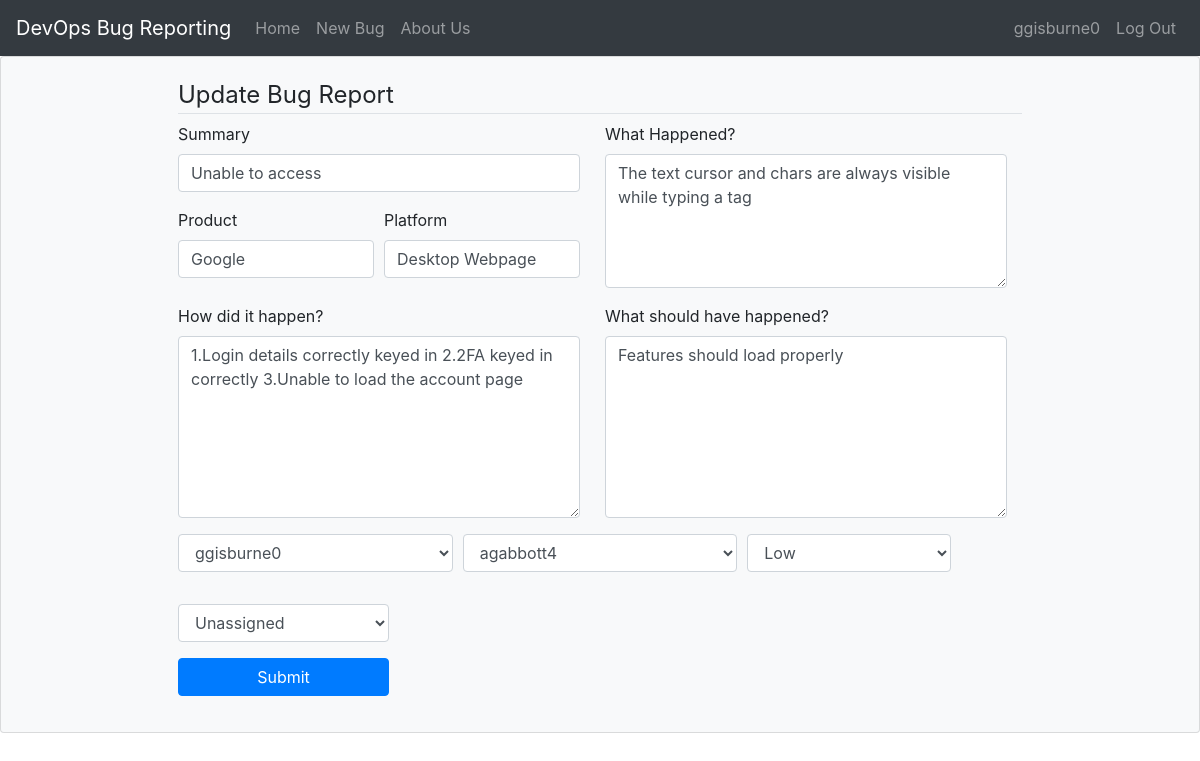
Page /bug/47/update (signed in) on the committed database.
### devops/models.py (models this page shows, shortened)
class User(db.Model, UserMixin):
    id = db.Column(db.Integer, primary_key=True)
    username = db.Column(db.String(20), unique=True, nullable=False)
    email = db.Column(db.String(120), unique=True, nullable=False)
    password = db.Column(db.String(60), nullable=False)
    role = db.Column(db.String(20), nullable=False)
    bugs = db.relationship('Bug', primaryjoin="User.id==Bug.user_id", backref="author")
    assigned_to = db.relationship('Bug', primaryjoin="User.id==Bug.developer_id", backref="assigned_to")
    reviewed_by = db.relationship('Bug', primaryjoin="User.id==Bug.reviewer_id", backref="reviewed_by")

class Bug(db.Model):
    id = db.Column(db.Integer, primary_key=True)
    summary = db.Column(db.String(200), nullable=False)
    date_posted = db.Column(db.DateTime, nullable=False, default=local_time(datetime.utcnow()))
    product = db.Column(db.String(50), nullable=False)
    platform = db.Column(db.String(50), nullable=False)
    whatHappen = db.Column(db.Text, nullable=False)
    howHappen = db.Column(db.Text, nullable=False)
    shouldHappen = db.Column(db.Text, nullable=False)
    status = db.Column(db.String(20), nullable=False)
    priority = db.Column(db.String(10), nullable=False)
    user_id = db.Column(db.Integer, db.ForeignKey('user.id'), nullable=False)
    developer_id = db.Column(db.Integer, db.ForeignKey('user.id'), nullable=True)
    reviewer_id = db.Column(db.Integer, db.ForeignKey('user.id'), nullable=True)
    user = db.relationship("User", foreign_keys=[user_id])
    developer = db.relationship("User", foreign_keys=[developer_id])
    reviewer = db.relationship("User", foreign_keys=[reviewer_id])
    comments = db.relationship('Comment', primaryjoin="Bug.id==Comment.bug_id", backref="Comment")

### devops/routes.py (the view)
@app.route("/bug/<int:bug_id>/update", methods=['GET', 'POST'])
@login_required
def update_bug(bug_id):
    avail_developer_list = User.query.filter_by(role='Developer').all()
    avail_reviewer_list = User.query.filter_by(role='Reviewer').all()
    developer_list = [(i.id, i.username) for i in avail_developer_list]
    reviewer_list = [(i.id, i.username) for i in avail_reviewer_list]
    bug = Bug.query.get_or_404(bug_id)
    if current_user.role == 'Reporter':
        abort(403)
    form = UpdateForm()
    form.assigned_to.choices = developer_list
    form.reviewed_by.choices = reviewer_list
    if form.validate_on_submit():
        bug.summary = form.summary.data
        bug.product = form.product.data
        bug.platform = form.platform.data
        bug.whatHappen = form.whatHappen.data
        bug.howHappen = form.howHappen.data
        bug.shouldHappen = form.shouldHappen.data
        bug.developer_id = form.assigned_to.data
        bug.reviewer_id = form.reviewed_by.data
        bug.priority = form.priority.data
        bug.status = form.status.data
        db.session.commit()
        flash('Bug report has been updated!', 'success')
        return redirect(url_for('bug', bug_id=bug.id))
    elif request.method == 'GET':
        form.summary.data = bug.summary
        form.product.data = bug.product
        form.platform.data = bug.platform
        form.whatHappen.data = bug.whatHappen
        form.howHappen.data = bug.howHappen
        form.shouldHappen.data = bug.shouldHappen
    return render_template("content/update.html", title='Update Bug Report', form=form,
        legend='Update Bug Report')

### devops/forms.py
class UpdateForm(FlaskForm):
   summary = StringField('Summary', validators=[DataRequired()])
   product = StringField('Product', validators=[DataRequired()])
   platform = StringField('Platform', validators=[DataRequired()])
   whatHappen = TextAreaField('What Happened?', validators=[DataRequired()])
   howHappen = TextAreaField('How did it happen?', validators=[DataRequired()])
   shouldHappen = TextAreaField('What should have happened?', validators=[DataRequired()])
   status = SelectField(u'Status', choices=[('Unassigned'),('Work in progress'),('Pending for review'),('Done')], default='Unassigned')
   priority = SelectField(u'Priority', choices=[('Low'), ('High')], default='Low')
   assigned_to = SelectField('Assigned to', coerce=int, validators=[InputRequired()])
   reviewed_by = SelectField('Reviewed by', coerce=int, validators=[InputRequired()])
   submit = SubmitField('Submit')

### devops/models.py (called while the page is built)
@login_manager.user_loader
def load_user(user_id):
   return User.query.get(int(user_id))

### devops/templates/content/update.html (shortened to what this page needs)
{% extends "layout.html" %}
{% block content %}
    <div class="card bg-light">
        <article class="card-body mx-auto">
        <form method="POST" action="">
            <fieldset class="form-group">
                <legend class="border-bottom md-4">{{ legend }}</legend>
                <div class="form-row">
                    <div class="col-md-6" style="padding-right:20px;">
                        <div class="form-group">
                        {{ form.summary.label(class="form-control-label") }}
                        {% if form.summary.errors %}
                            {{ form.summary(class="form-control form-control-lg is-invalid") }}
                            <div class="invalid-feedback">
                                {% for error in form.summary.errors %}
                                    <span>{{ error }}</span>
                                {% endfor %}
                            </div>
                        {% else %}
                            {{ form.summary(class="form-control") }}
                        {% endif %}
                        </div>
                        <div class="form-row">
                            <div class="form-group col-md-6">
                                {{ form.product.label(class="form-control-label") }}
                                {% if form.product.errors %}
                                    {{ form.product(class="form-control is-invalid") }}
                                    <div class="invalid-feedback">
                                        {% for error in form.product.errors %}
                                            <span>{{ error }}</span>
                                        {% endfor %}
                                    </div>
                                {% else %}
                                    {{ form.product(class="form-control") }}
                                {% endif %}
                            </div>
                            <div class="form-group col-md-6">
                                {{ form.platform.label(class="form-control-label") }}
                                {% if form.platform.errors %}
                                    {{ form.platform(class="form-control is-invalid") }}
                                    <div class="invalid-feedback">
                                        {% for error in form.platform.errors %}
                                            <span>{{ error }}</span>
                                        {% endfor %}
                                    </div>
                                {% else %}
                                    {{ form.platform(class="form-control") }}
                                {% endif %}
                            </div>
                        </div>
                    </div>
                    <div class="form-group col-md-6" style="padding-right:20px;">
                        {{ form.whatHappen.label(class="form-control-label") }}
                        {% if form.whatHappen.errors %}
                            {{ form.whatHappen(class="form-control is-invalid") }}
                            <div class="invalid-feedback">
                                {% for error in form.whatHappen.errors %}
                                    <span>{{ error }}</span>
                                {% endfor %}
                            </div>
                        {% else %}
                            {{ form.whatHappen(class="form-control", rows="5") }}
                        {% endif %}
                    </div>
                </div>
                <div class="form-row">
                    <div class="form-group col-md-6" style="padding-right:20px;">
                        {{ form.howHappen.label(class="form-control-label") }}
                        {% if form.howHappen.errors %}
                            {{ form.howHappen(class="form-control is-invalid") }}
                            <div class="invalid-feedback">
                                {% for error in form.howHappen.errors %}
                                    <span>{{ error }}</span>
                                {% endfor %}
                            </div>
                        {% else %}
                            {{ form.howHappen(class="form-control", rows="7") }}
                        {% endif %}
                    </div>
                    <div class="form-group col-md-6" style="padding-right:20px;">
                        {{ form.shouldHappen.label(class="form-control-label") }}
                        {% if form.shouldHappen.errors %}
                            {{ form.shouldHappen(class="form-control is-invalid") }}
                            <div class="invalid-feedback">
                                {% for error in form.shouldHappen.errors %}
                                    <span>{{ error }}</span>
                                {% endfor %}
                            </div>
                        {% else %}
                            {{ form.shouldHappen(class="form-control", rows="7") }}
                        {% endif %}
                    </div>
                </div>
                <div class="form-row">
                    <div class="form-group col-md-4">
                        {{ form.assigned_to(class="form-control") }}
                    </div>
                    <div class="form-group col-md-4">
                        {{ form.reviewed_by(class="form-control") }}
                    </div>
                    <div class="form-group col-md-3">
                        {{ form.priority(class="form-control") }}
                    </div>
                </div>
            </fieldset>
            <div class="form-group w-25">
                {{ form.status(class="form-control") }}
            </div>
            <div class="form-group w-25">
                {{ form.submit(class="btn btn-primary btn-block") }}
            </div>
        </form>
        </article>
    </div>
{% endblock content %}

### devops/templates/layout.html (shortened to what this page needs)
<!DOCTYPE html>
<html>
<head>
    <link rel="stylesheet" type="text/css" href="{{ url_for('static', filename='css/bootstrap.min.css') }}">
    <link rel="stylesheet" href="https://cdnjs.cloudflare.com/ajax/libs/font-awesome/4.7.0/css/font-awesome.min.css">
    <link rel="stylesheet" href="https://cdn.datatables.net/1.10.22/js/dataTables.bootstrap4.min.js">
    <link rel="stylesheet" href="https://cdn.datatables.net/1.10.22/css/dataTables.bootstrap4.min.css">
</head>
<body>
  <header class="site-header">
    <nav class="navbar navbar-expand-md navbar-dark bg-dark">
        <a class="navbar-brand" href="/">DevOps Bug Reporting</a>
        <div class="collapse navbar-collapse" id="navbarsExample02">
          <div class="navbar-nav mr-auto">
            <a class="nav-item nav-link" href="{{ url_for('home') }}">Home</a>
            <a class="nav-item nav-link" href="{{ url_for('newbug') }}">New Bug</a>
            <a class="nav-item nav-link" href="{{ url_for('aboutus') }}">About Us</a>
          </div>
          <div class="navbar-nav">
            {% if current_user.is_authenticated %}
            <a class="nav-item nav-link" href="#">{{ current_user.username }}</a>
            <a class="nav-item nav-link" href="{{ url_for('logout') }}">Log Out</a>
            {% else %}
            <a class="nav-item nav-link" href="{{ url_for('register') }}">Register</a>
            <a class="nav-item nav-link" href="{{ url_for('login') }}">Log In</a>
            {% endif %}
          </div>
        </div>
    </nav>
  </header>
  <main role="main">
    {% block content %}{% endblock %}
  </main>
</body>
</html>

### rows in the picture
User: username "ggisburne0"
Bug: summary "Unable to access", product "Google", platform "Desktop Webpage", whatHappen "The text cursor and chars are always visible while typing a tag", howHappen "1.Login details correctly keyed in 2.2FA keyed in correctly 3.Unable to load the account page", shouldHappen "Features should load properly", priority "Low", status "Unassigned"

### other values in the picture
{{ legend }} "Update Bug Report"
